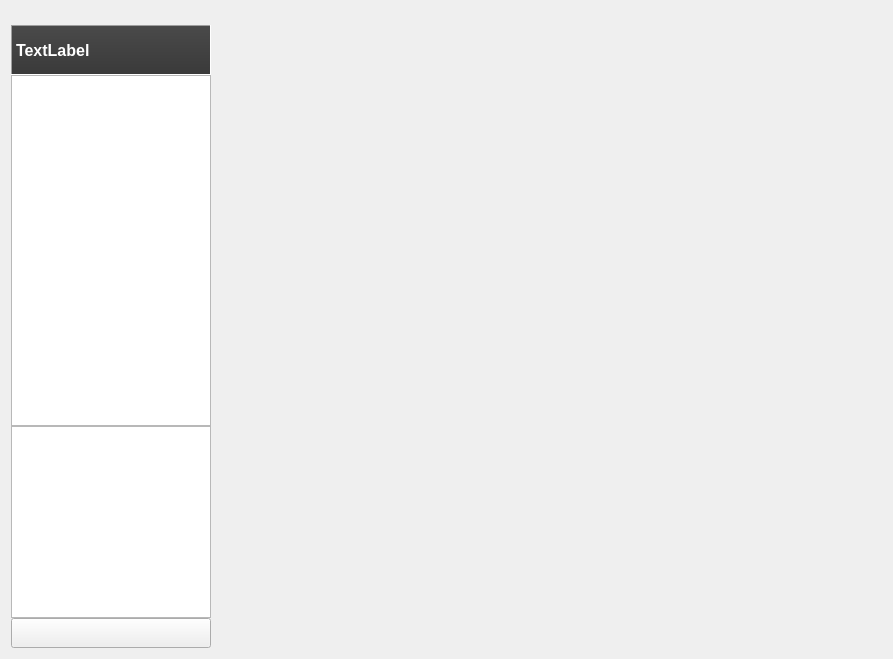
<?xml version="1.0" encoding="UTF-8"?>
<ui version="4.0">
 <class>Form</class>
 <widget class="QWidget" name="Form">
  <property name="geometry">
   <rect>
    <x>0</x>
    <y>0</y>
    <width>893</width>
    <height>659</height>
   </rect>
  </property>
  <property name="windowTitle">
   <string>Form</string>
  </property>
  <layout class="QGridLayout" name="gridLayout_3">
   <item row="0" column="0">
    <layout class="QGridLayout" name="gridLayout_2" columnstretch="1,9">
     <item row="0" column="0">
      <widget class="QWidget" name="widget" native="true">
       <property name="minimumSize">
        <size>
         <width>200</width>
         <height>0</height>
        </size>
       </property>
       <property name="autoFillBackground">
        <bool>false</bool>
       </property>
       <layout class="QGridLayout" name="gridLayout" rowstretch="0,0,0,10,0,0">
        <property name="leftMargin">
         <number>0</number>
        </property>
        <property name="topMargin">
         <number>0</number>
        </property>
        <property name="rightMargin">
         <number>0</number>
        </property>
        <property name="bottomMargin">
         <number>0</number>
        </property>
        <property name="spacing">
         <number>0</number>
        </property>
        <item row="1" column="0">
         <widget class="QLabel" name="label_thumbnail">
          <property name="sizePolicy">
           <sizepolicy hsizetype="Minimum" vsizetype="Maximum">
            <horstretch>0</horstretch>
            <verstretch>0</verstretch>
           </sizepolicy>
          </property>
          <property name="minimumSize">
           <size>
            <width>0</width>
            <height>0</height>
           </size>
          </property>
          <property name="maximumSize">
           <size>
            <width>16777215</width>
            <height>16777215</height>
           </size>
          </property>
          <property name="text">
           <string/>
          </property>
         </widget>
        </item>
        <item row="5" column="0">
         <widget class="QPushButton" name="pushButton_setting">
          <property name="minimumSize">
           <size>
            <width>0</width>
            <height>30</height>
           </size>
          </property>
          <property name="maximumSize">
           <size>
            <width>16777215</width>
            <height>16777215</height>
           </size>
          </property>
          <property name="text">
           <string/>
          </property>
         </widget>
        </item>
        <item row="3" column="0">
         <widget class="QTableWidget" name="tableWidget_tab"/>
        </item>
        <item row="2" column="0">
         <widget class="QLabel" name="label_repo_name">
          <property name="minimumSize">
           <size>
            <width>0</width>
            <height>50</height>
           </size>
          </property>
          <property name="maximumSize">
           <size>
            <width>16777215</width>
            <height>50</height>
           </size>
          </property>
          <property name="font">
           <font>
            <pointsize>12</pointsize>
            <weight>75</weight>
            <bold>true</bold>
           </font>
          </property>
          <property name="styleSheet">
           <string notr="true">background-color: qlineargradient(spread:pad, x1:0, y1:1, x2:0, y2:0, stop:0 rgba(58, 58, 58, 255), stop:1 rgba(74, 74, 74, 255));
color:rgb(255, 255, 255);
border-color: qlineargradient(spread:pad, x1:0, y1:0, x2:1, y2:0, stop:0 rgba(0, 0, 0, 255), stop:1 rgba(255, 255, 255, 255));</string>
          </property>
          <property name="frameShape">
           <enum>QFrame::Panel</enum>
          </property>
          <property name="frameShadow">
           <enum>QFrame::Sunken</enum>
          </property>
          <property name="lineWidth">
           <number>1</number>
          </property>
          <property name="text">
           <string>TextLabel</string>
          </property>
          <property name="margin">
           <number>10</number>
          </property>
         </widget>
        </item>
        <item row="4" column="0">
         <widget class="QListWidget" name="listWidget_notification"/>
        </item>
       </layout>
      </widget>
     </item>
     <item row="0" column="1">
      <widget class="QWidget" name="widget_tab_display" native="true">
       <layout class="QGridLayout" name="gridLayout_5">
        <item row="0" column="0">
         <layout class="QHBoxLayout" name="horizontalLayout_tab_display"/>
        </item>
       </layout>
      </widget>
     </item>
    </layout>
   </item>
  </layout>
 </widget>
 <resources/>
 <connections/>
</ui>
